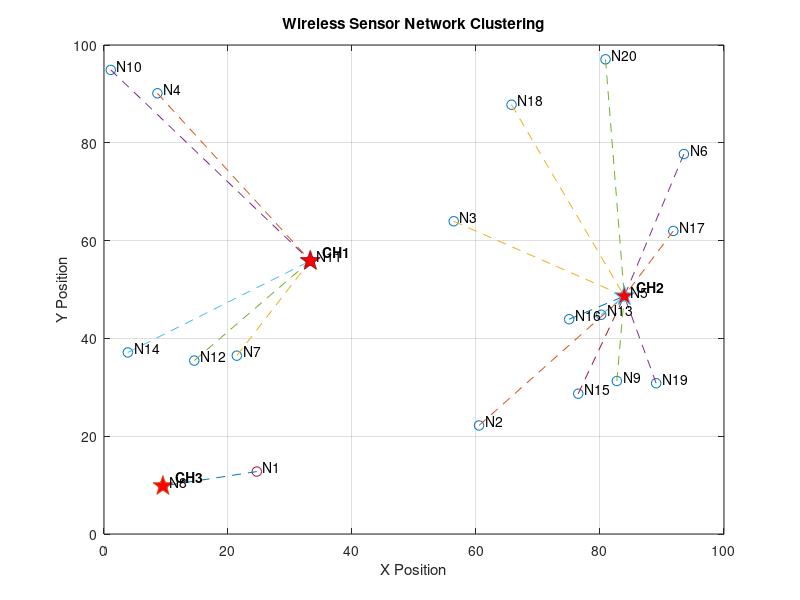

MATLAB code to generate this figure:
%sheikh wasimuddin lab 7 CSEIOT61 

clc;
clear;
close all;

n=20;
k=3;
L=100;

rng('shuffle');
p=L*rand(n,2);

d=pdist2(p,p);
grp=zeros(n,1);
cent=p(randperm(n,k),:);

for t=1:15
    for i=1:n
        [~,grp(i)]=min(sum((cent-p(i,:)).^2,2));
    end
    for j=1:k
        q=find(grp==j);
        if ~isempty(q)
            cent(j,:)=mean(p(q,:),1);
        end
    end
end

head=zeros(k,1);

for j=1:k
    q=find(grp==j);
    dd=sqrt(sum((p(q,:)-cent(j,:)).^2,2));
    [~,z]=min(dd);
    head(j)=q(z);
end

figure;
hold on;
grid on;
box on;

for j=1:k
    q=find(grp==j);
    plot(p(q,1),p(q,2),'o','MarkerSize',7);

    for r=1:length(q)
        if q(r)~=head(j)
            plot([p(q(r),1) p(head(j),1)],[p(q(r),2) p(head(j),2)],'--');
        end
    end

    plot(p(head(j),1),p(head(j),2),'p','MarkerSize',15,'MarkerFaceColor','r');
end

for i=1:n
    text(p(i,1)+1,p(i,2)+1,['N' num2str(i)]);
end

for j=1:k
    text(p(head(j),1)+2,p(head(j),2)+2,['CH' num2str(j)],'FontWeight','bold');
end

title('Wireless Sensor Network Clustering');
xlabel('X Position');
ylabel('Y Position');
axis([0 L 0 L]);
hold off;

fprintf('\nCLUSTERING RESULTS\n');

for j=1:k
    fprintf('\nCluster %d\n',j);
    fprintf('Cluster Head: N%d\n',head(j));
    q=find(grp==j);
    fprintf('Members: ');
    fprintf('N%d ',q);
    fprintf('\n');
end
